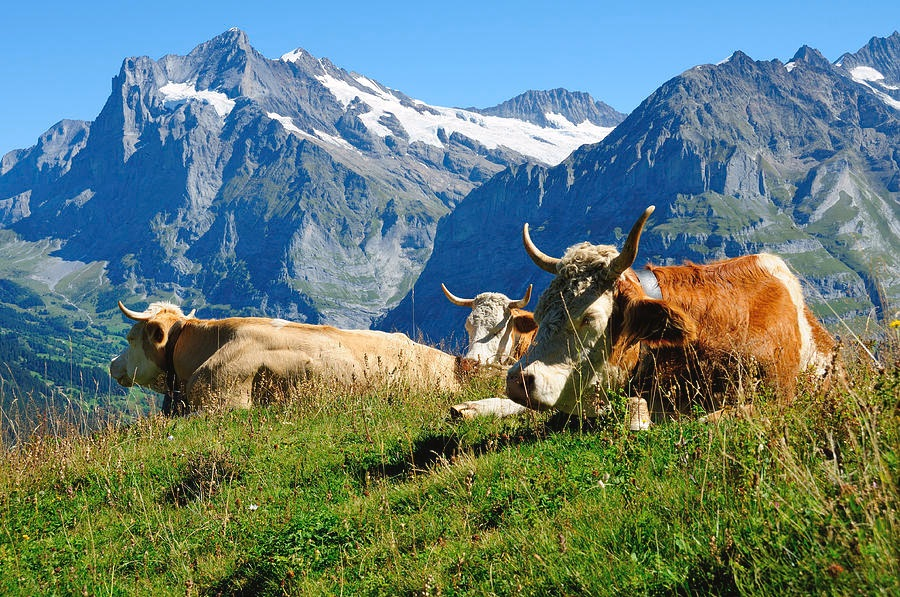
#> input picture python-scripts/grabcut-segmentation/Immagine10.jpg, 900 x 597 px
$ python grabcut.py
#> lines starting #> are read from the running program, lines starting #| are printed output that depends on the picture; after the words box and inside, x2 and y2 are one past the last pixel; in counts of white or black regions, pixels touching at a corner belong together
import numpy as np
import cv2 as cv
import argparse
from matplotlib import pyplot as plt


def main(args):
    # Input image
    img = cv.imread(args.input_image)
#> img is the input picture: shape (597, 900, 3); mean B, G, R 119.4, 125.6, 101.8
    assert img is not None, "file could not be read, check with os.path.exists()"
    mask_refined = np.zeros(img.shape[:2],np.uint8)

    bgdModel = np.zeros((1,65),np.float64)
    fgdModel = np.zeros((1,65),np.float64)

    # Draw the rectangle containing all the object of interest
    # Everything outside is marked ad background
    h, w, _ = img.shape
#> h = 597; w = 900
    rect = (0, 0, w, h//3)
#> rect = (0, 0, 900, 199)
    cv.grabCut(img,mask_refined,rect,bgdModel,fgdModel,5,cv.GC_INIT_WITH_RECT)

    # First segmentation based on the rectangle area
    mask_coarse = np.where((mask_refined==2)|(mask_refined==0),0,1).astype('uint8')
    img_masked = img*mask_coarse[:,:,np.newaxis]
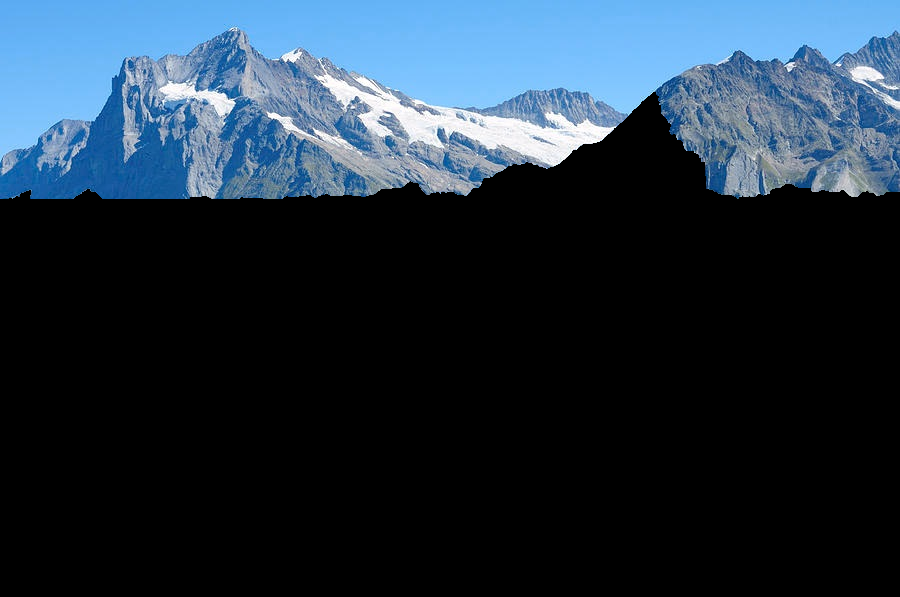
#> img_masked: shape (597, 900, 3); mean B, G, R 63, 49, 33.7
    plt.imshow(img_masked[:,:,::-1]),plt.colorbar(),plt.show()

    # newmask is the manually labelled mask image
    newmask = cv.imread(args.mask, cv.IMREAD_GRAYSCALE)
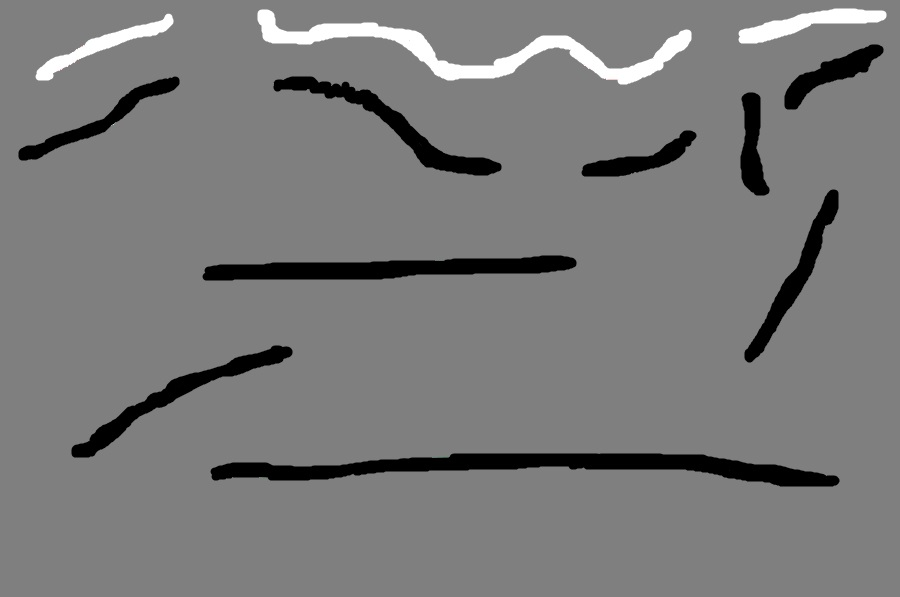
#> input picture python-scripts/grabcut-segmentation/Immagine10_mask.jpg, 900 x 597 px
#> newmask: shape (597, 900); min 0, max 255, mean 121.6
    assert newmask is not None, "file could not be read, check with os.path.exists()"

    # Wherever it is marked white (sure foreground), change mask=1
    # Wherever it is marked black (sure background), change mask=0
    # Wherever it is marked gray (ignore pixel)
    mask_refined[newmask == 0] = 0
    mask_refined[newmask == 255] = 1

    # Add information to grabCut
    mask_refined, bgdModel, fgdModel = cv.grabCut(img,mask_refined,None,bgdModel,fgdModel,5,cv.GC_INIT_WITH_MASK)
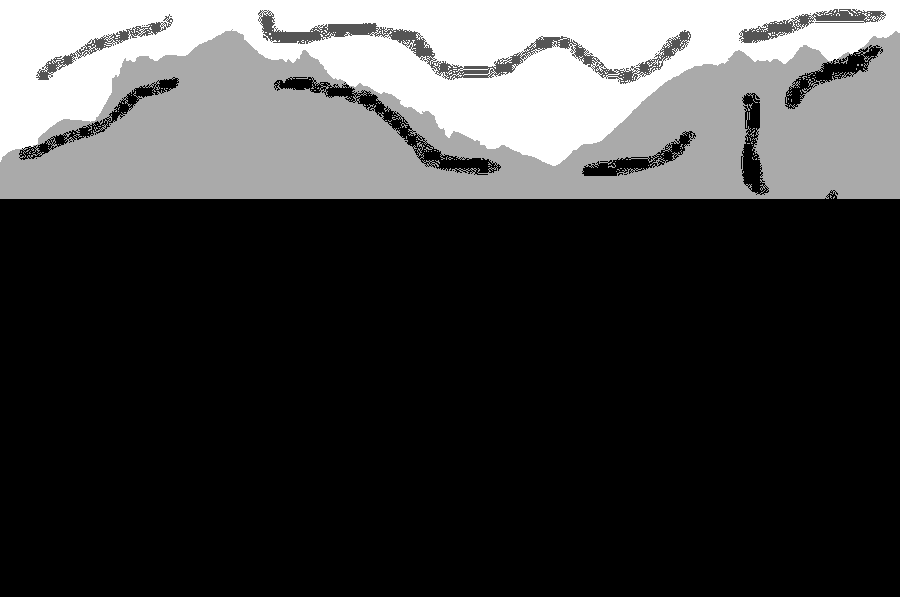
#> mask_refined: shape (597, 900); min 0, max 3, mean 0.758; drawn with min black and max white

    # Refined image
    mask_refined = np.where((mask_refined==2)|(mask_refined==0),0,1).astype('uint8')
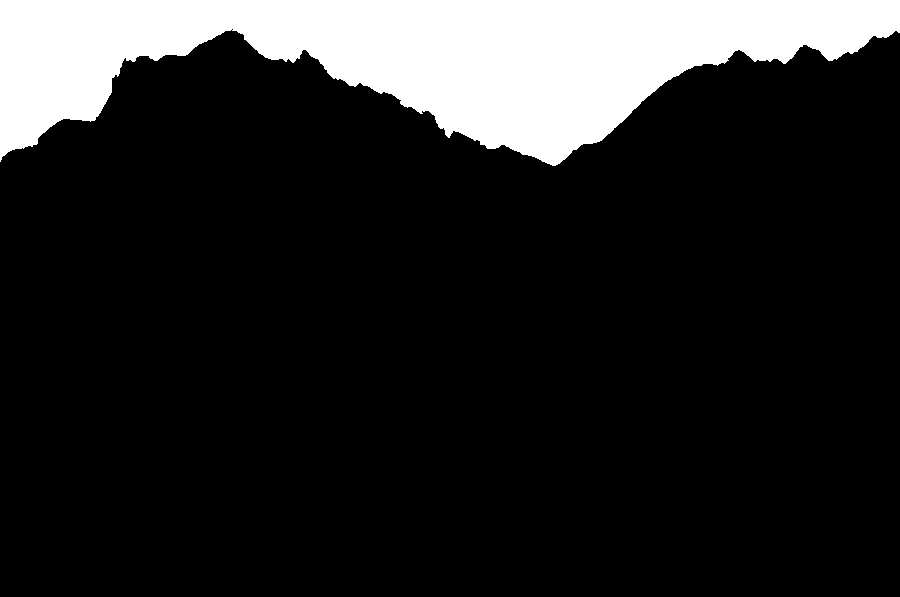
#> mask_refined: shape (597, 900); values 0 (black) and 1 (white), 15.1% white; 1 white region, box (x1, y1, x2, y2) and area: (0, 0, 900, 166) 80963
    img_masked = img_masked*mask_refined[:,:,np.newaxis]
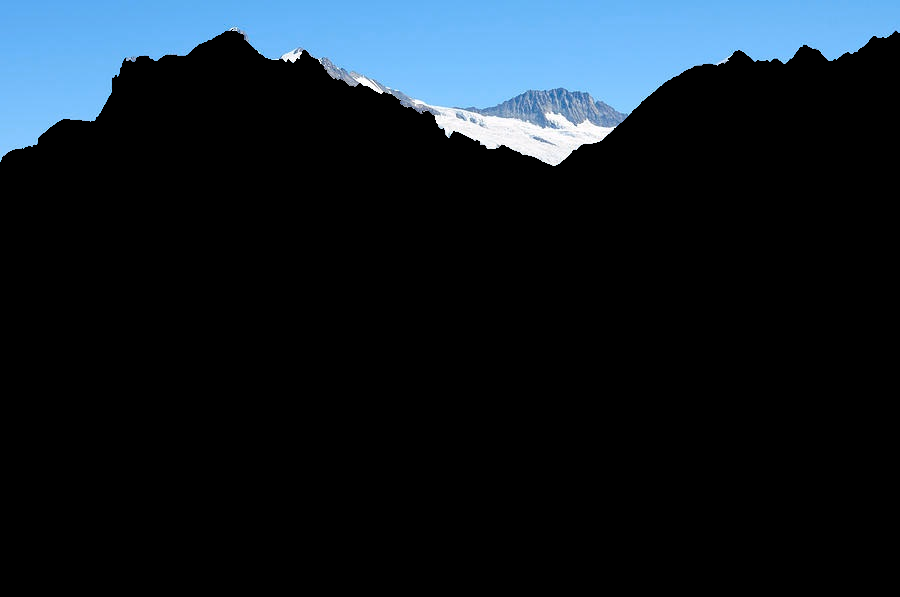
#> img_masked: shape (597, 900, 3); mean B, G, R 37, 28.4, 18.3
    plt.imshow(img_masked[:,:,::-1]),plt.colorbar(),plt.show()
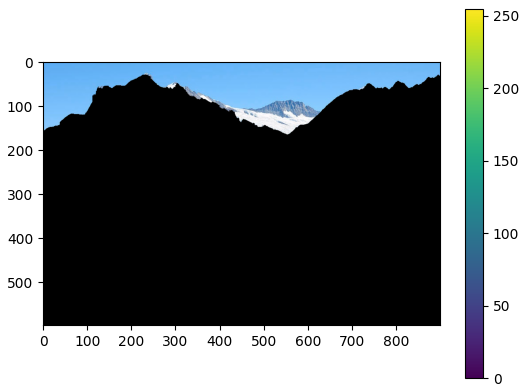
#> figure drawn by matplotlib, 2 panels

    # Plotting results
    f, axarr = plt.subplots(2,2)
    axarr[0,0].plot()
    axarr[0, 0].set_title("Original image")
    axarr[0,0].imshow(img[:,:,::-1])
    axarr[0,1].plot()
    axarr[0,1].set_title("Maksked image")
    axarr[0,1].imshow(img_masked[:,:,::-1])
    axarr[1,0].plot()
    axarr[1,0].set_title("Coarse mask")
    axarr[1,0].imshow(mask_coarse)
    axarr[1,1].plot()
    axarr[1,1].set_title("Refined mask")
    axarr[1,1].imshow(mask_refined)
    plt.show(block=True)
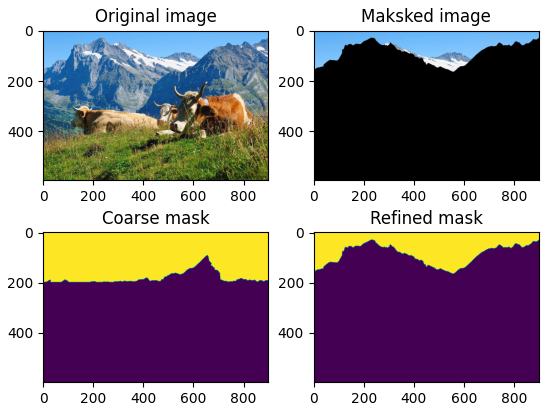
#> figure drawn by matplotlib, 4 panels

    # Save binary mask
    plt.imsave(f'{args.input_image.split(".")[0]}_binary.png', mask_refined, cmap='binary')

if __name__=='__main__':
    # PARSE THE ARGS
    parser = argparse.ArgumentParser(description='GrubCut algorithm')
    parser.add_argument('-i', '--input_image', default='Immagine10.jpg',type=str,
                        help='Path to the input image (default: Immagine10.jpg)')
    parser.add_argument('-m', '--mask', default='Immagine10_mask.jpg', type=str,
                        help='Path to the input mask image (default: Immagine10_mask.jpg)')
    args = parser.parse_args()

    main(args)
